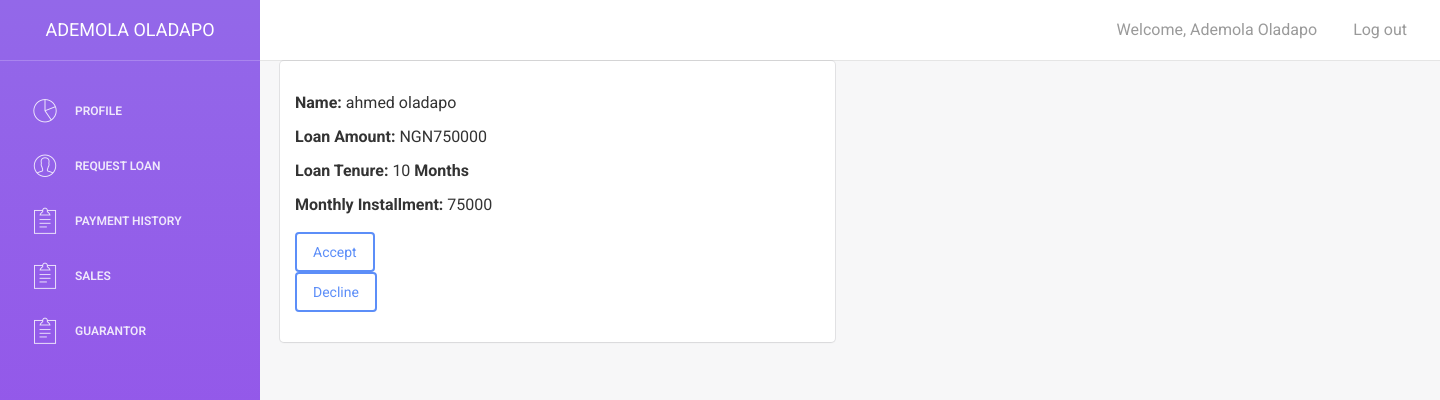
The app's page /guarantor/ (signed in) with its own data.
### cooperative/models.py (models this page shows, shortened)
class Loandb(models.Model):
    user= models.ForeignKey(User,on_delete=models.CASCADE)
    amount = models.IntegerField()
    tenure=models.CharField(max_length=244)
    due_date = models.DateField(auto_now=True)
    guarantee=models.EmailField(null=True)
    gurantor_email=models.EmailField()
    monthly_installment = models.IntegerField()
    loan_request=models.CharField(max_length=200,null=True)

### cooperative/views.py (the view)
# urls.py: path('guarantor/', views.Guard, name='guard'),
def Guard(request):
    gurant=Loandb.objects.filter(gurantor_email=request.user.email)
    return  render(request,'gurantor.html',{
        'grant':gurant
    })

### templates/gurantor.html (shortened to what this page needs)
{% extends 'base.html'%}
{% load staticfiles %}
{% load crispy_forms_tags %}
{% block content%}
<div class="container">
<div class="row">
    {% for g in grant%}
  <div class="col-md-6">
                        <div class="card ">
                            <div class="header">
                            </div>
                            <div class="content">
                           <p><Strong>Name:</Strong> {{ g.user.first_name}} {{ g.user.last_name}}</p>
                                <p><Strong>Loan Amount:</Strong> NGN{{ g.amount}}</p>
                                <p><Strong>Loan Tenure:</Strong> {{ g.tenure}} <Strong>Months</Strong></p>
                                 <p><Strong>Monthly Installment:</Strong> {{ g.monthly_installment}} </p>
                                <div class="footer">
                                    <div class="legend">
                                    <div class="stats">
                                        <form action="/accept/" method="Post">
                                            <button class="btn btn-primary" id="acc">Accept</button>
                                        </form>
                                        <div class="form-group">
                                         <form action="/decline/" method="Post">
                                         <button class="btn btn-primary">Decline</button>
                                        </form>
                                    </div>
                                </div>
                            </div>
                        </div>
                    </div>
</div>
    {% endfor %}
    </div>
</div>
{% endblock %}

### templates/base.html (shortened to what this page needs)
{% load static%}
<!doctype html>
<html lang="en">
<head>
    <link href="{% static 'css/bootstrap.min.css' %}" rel="stylesheet" />
    <link href="{% static 'css/animate.min.css' %}" rel="stylesheet"/>
    <link href="{% static 'css/light-bootstrap-dashboard.css' %}" rel="stylesheet"/>
    <link href="{% static 'css/demo.css'%}" rel="stylesheet" />
    <link href="http://maxcdn.bootstrapcdn.com/font-awesome/4.2.0/css/font-awesome.min.css" rel="stylesheet">
    <link href="{% static 'css/pe-icon-7-stroke.css' %}" rel="stylesheet" />
</head>
<body>
<div class="wrapper">
    <div class="sidebar" data-color="purple" >
    	<div class="sidebar-wrapper">
            <div class="logo">
                <a href="{% url 'dash' %}" class="simple-text">
                   {{request.user.first_name}} {{request.user.last_name}}
                </a>
            </div>
            <ul class="nav">
                <li>
                    <a href="{% url 'dash' %}">
                        <i class="pe-7s-graph"></i>
                        <p>Profile</p>
                    </a>
                </li>
                <li>
                    <a href="{% url 'loann' %}">
                        <i class="pe-7s-user"></i>
                        <p>Request Loan</p>
                    </a>
                </li>
                <li>
                    <a href="{% url 'payment' %}">
                        <i class="pe-7s-note2"></i>
                        <p>PayMent History</p>
                    </a>
                </li>
                <li>
                    <a href="">
                        <i class="pe-7s-note2"></i>
                        <p>Sales</p>
                    </a>
                </li>
                  <li>
                    <a href="{% url 'guard' %}">
                        <i class="pe-7s-note2"></i>
                        <p>Guarantor</p>
                    </a>
                </li>
            </ul>
    	</div>
    </div>
    <div class="main-panel">
		<nav class="navbar navbar-default navbar-fixed">
            <div class="container-fluid">
                <div class="navbar-header">
                    <a class="navbar-brand" href="#"></a>
                </div>
                <div class="collapse navbar-collapse">
                     <ul class="nav navbar-nav navbar-right">
                        <li>
                           <a href="">
                               <p>{{ "Welcome"}}, {{request.user.first_name}} {{request.user.last_name}}</p>
                            </a>
                        </li>
                        <li>
                            <a href="{% url 'logout' %}">
                                <p>Log out</p>
                            </a>
                        </li>
                </div>
            </div>
        </nav>
{% block content %}
{% endblock %}
</div>
</div>
    </body>
</html>

### records on screen
Loandb: user.first_name "ahmed", user.last_name "oladapo", amount "750000", tenure "10", monthly_installment "75000"

### other values on screen
{{ request.user.first_name }} "ADEMOLA"
{{ request.user.last_name }} "OLADAPO"
{{ "Welcome" }} "Welcome"
{{ request.user.first_name }} "Ademola"
{{ request.user.last_name }} "Oladapo"
